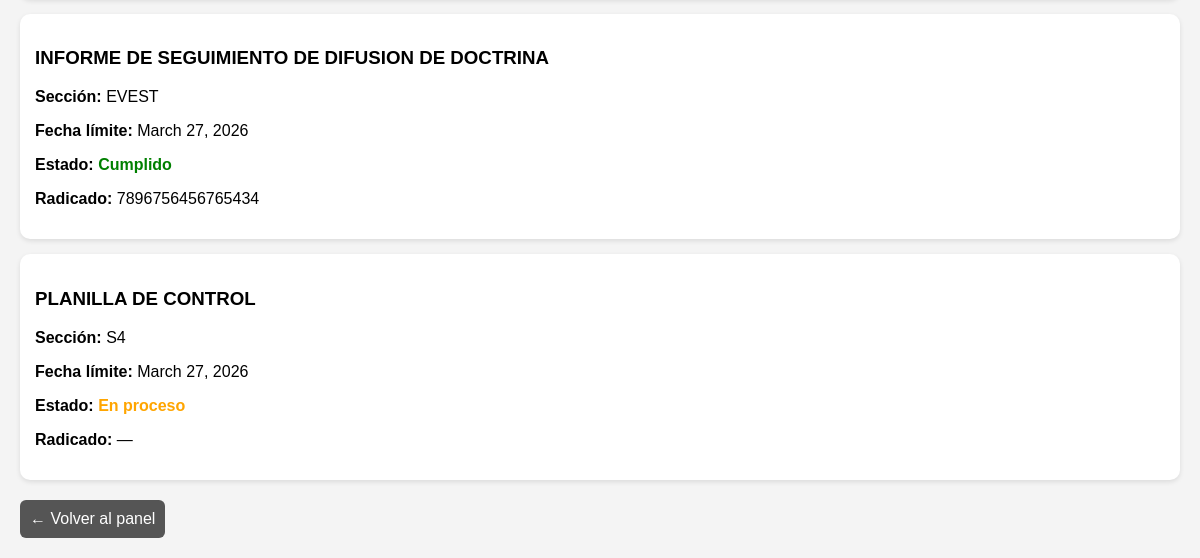
The page /historial/ (signed in, lower part) on the database as committed earlier.
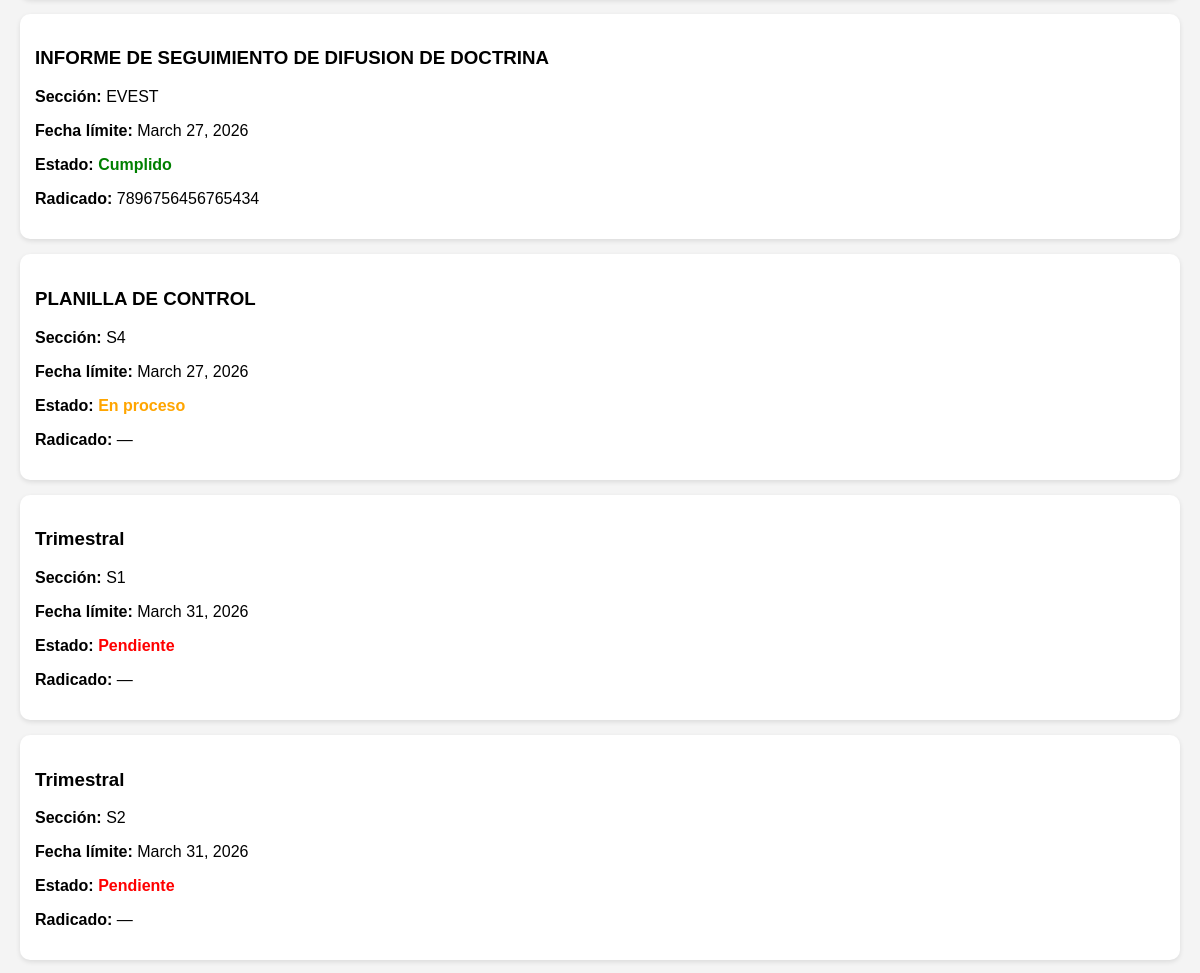
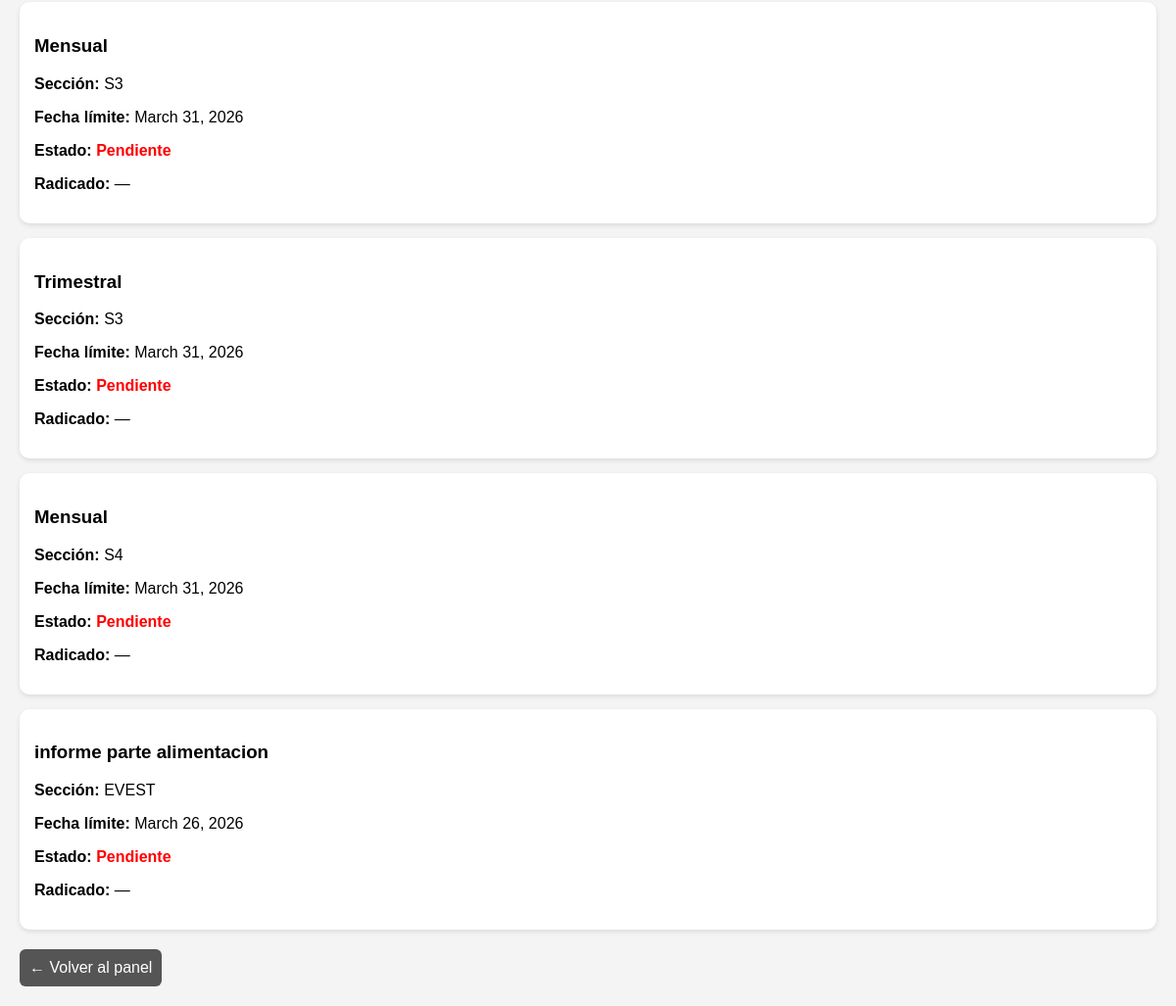
The same page on the database as committed later (2 pictures, top to bottom).
### gestion_secciones/models.py (models this page shows, shortened)
class Plazo(models.Model):
    seccion = models.ForeignKey(Seccion, on_delete=models.CASCADE)
    nombre_plazo = models.CharField(max_length=200)
    tipo_plazo = models.CharField(
        max_length=20,
        choices=[
            ('Mensual', 'Mensual'),
            ('Trimestral', 'Trimestral'),
            ('Semestral', 'Semestral')
        ],
        default='Mensual'
    )
    periodo = models.DateField(null=True, blank=True)
    fecha_limite = models.DateField()
    fecha_cumplimiento = models.DateField(null=True, blank=True)
    radicado = models.CharField(
        max_length=16,
        blank=True,
        validators=[MinLengthValidator(16)]
    )
    estado = models.CharField(
        max_length=20,
        choices=[
            ('Pendiente', 'Pendiente'),
            ('En proceso', 'En proceso'),
            ('Cumplido', 'Cumplido')
        ],
        default='Pendiente'
    )

class Seccion(models.Model):
    nombre_seccion = models.CharField(max_length=50)
    responsable = models.CharField(max_length=100)
    usuarios = models.ManyToManyField(User, blank=True)

### gestion_secciones/views.py (the view)
# urls.py: path('historial/', views.historial, name='historial'),
@login_required
def historial(request):
    mes = request.GET.get('mes')
    seccion_id = request.GET.get('seccion')
    plazos = Plazo.objects.all()
    if mes:
        plazos = plazos.filter(fecha_limite__month=mes)
    if seccion_id:
        plazos = plazos.filter(seccion_id=seccion_id)
    secciones = Seccion.objects.all()
    return render(request, "historial.html", {
        "plazos": plazos,
        "secciones": secciones
    })

### gestion_secciones/templates/historial.html (shortened to what this page needs)
<!DOCTYPE html>
<html>
<head>
</head>
<body>
<div class="contenedor">
{% for p in plazos %}
<div class="tarjeta">
<h3>{{ p.nombre_plazo }}</h3>
<p><strong>Sección:</strong> {{ p.seccion.nombre_seccion }}</p>
<p><strong>Fecha límite:</strong> {{ p.fecha_limite }}</p>
<p><strong>Estado:</strong>
{% if p.estado == "Cumplido" %}
<span class="estado cumplido">Cumplido</span>
{% elif p.estado == "En proceso" %}
<span class="estado proceso">En proceso</span>
{% else %}
<span class="estado pendiente">Pendiente</span>
{% endif %}
</p>
<p><strong>Radicado:</strong> {{ p.radicado|default:"—" }}</p>
</div>
{% endfor %}
</div>
<a class="boton-volver" href="/">← Volver al panel</a>
</body>
</html>

Rows that differ between the two databases and show on the page:
added Plazo: nombre_plazo "Trimestral", seccion.nombre_seccion "S1", fecha_limite "March 31, 2026", estado "Pendiente", radicado "—"
added Plazo: nombre_plazo "Trimestral", seccion.nombre_seccion "S2", fecha_limite "March 31, 2026", estado "Pendiente", radicado "—"
added Plazo: nombre_plazo "Mensual", seccion.nombre_seccion "S3", fecha_limite "March 31, 2026", estado "Pendiente", radicado "—"
added Plazo: nombre_plazo "Trimestral", seccion.nombre_seccion "S3", fecha_limite "March 31, 2026", estado "Pendiente", radicado "—"
added Plazo: nombre_plazo "Mensual", seccion.nombre_seccion "S4", fecha_limite "March 31, 2026", estado "Pendiente", radicado "—"
added Plazo: nombre_plazo "informe parte alimentacion", seccion.nombre_seccion "EVEST", fecha_limite "March 26, 2026", estado "Pendiente", radicado "—"
